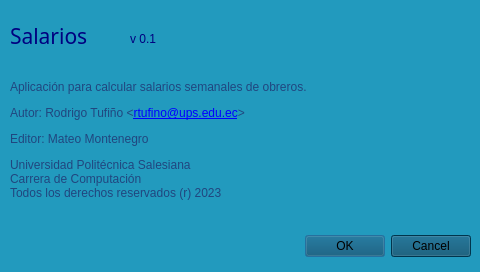
<?xml version="1.0" encoding="UTF-8"?>
<ui version="4.0">
 <class>Acerca</class>
 <widget class="QDialog" name="Acerca">
  <property name="geometry">
   <rect>
    <x>0</x>
    <y>0</y>
    <width>480</width>
    <height>272</height>
   </rect>
  </property>
  <property name="windowTitle">
   <string>Dialog</string>
  </property>
  <property name="styleSheet">
   <string notr="true">background-color: rgb(34, 154, 190);</string>
  </property>
  <widget class="QDialogButtonBox" name="buttonBox">
   <property name="geometry">
    <rect>
     <x>10</x>
     <y>230</y>
     <width>461</width>
     <height>32</height>
    </rect>
   </property>
   <property name="styleSheet">
    <string notr="true">background-color: rgb(0, 74, 108);</string>
   </property>
   <property name="orientation">
    <enum>Qt::Horizontal</enum>
   </property>
   <property name="standardButtons">
    <set>QDialogButtonBox::Cancel|QDialogButtonBox::Ok</set>
   </property>
  </widget>
  <widget class="QLabel" name="label">
   <property name="geometry">
    <rect>
     <x>10</x>
     <y>10</y>
     <width>131</width>
     <height>51</height>
    </rect>
   </property>
   <property name="font">
    <font>
     <family>Arial Black</family>
     <pointsize>16</pointsize>
    </font>
   </property>
   <property name="styleSheet">
    <string notr="true">color: rgb(0, 0, 127);</string>
   </property>
   <property name="text">
    <string>Salarios</string>
   </property>
  </widget>
  <widget class="QLabel" name="label_4">
   <property name="geometry">
    <rect>
     <x>10</x>
     <y>70</y>
     <width>461</width>
     <height>141</height>
    </rect>
   </property>
   <property name="styleSheet">
    <string notr="true">background-color: rgb(34, 154, 190);
color: rgb(32, 70, 127);</string>
   </property>
   <property name="text">
    <string>&lt;html&gt;&lt;head/&gt;&lt;body&gt;&lt;p&gt;Aplicación para calcular salarios semanales de obreros.&lt;/p&gt;&lt;p&gt;Autor: Rodrigo Tufiño &amp;lt;&lt;a href=&quot;mailto:rtufino@ups.edu.ec&quot;&gt;&lt;span style=&quot; text-decoration: underline; color:#0000ff;&quot;&gt;rtufino@ups.edu.ec&lt;/span&gt;&lt;/a&gt;&amp;gt;&lt;/p&gt;&lt;p&gt;Editor: Mateo Montenegro&lt;/p&gt;&lt;p&gt;Universidad Politécnica Salesiana&lt;br/&gt;Carrera de Computación&lt;br/&gt;Todos los derechos reservados (r) 2023&lt;/p&gt;&lt;/body&gt;&lt;/html&gt;</string>
   </property>
   <property name="textFormat">
    <enum>Qt::RichText</enum>
   </property>
  </widget>
  <widget class="QLabel" name="outVersion">
   <property name="geometry">
    <rect>
     <x>130</x>
     <y>30</y>
     <width>67</width>
     <height>17</height>
    </rect>
   </property>
   <property name="styleSheet">
    <string notr="true">color: rgb(0, 0, 127);</string>
   </property>
   <property name="text">
    <string>v 0.1</string>
   </property>
  </widget>
 </widget>
 <resources/>
 <connections>
  <connection>
   <sender>buttonBox</sender>
   <signal>accepted()</signal>
   <receiver>Acerca</receiver>
   <slot>accept()</slot>
   <hints>
    <hint type="sourcelabel">
     <x>248</x>
     <y>254</y>
    </hint>
    <hint type="destinationlabel">
     <x>157</x>
     <y>274</y>
    </hint>
   </hints>
  </connection>
  <connection>
   <sender>buttonBox</sender>
   <signal>rejected()</signal>
   <receiver>Acerca</receiver>
   <slot>reject()</slot>
   <hints>
    <hint type="sourcelabel">
     <x>316</x>
     <y>260</y>
    </hint>
    <hint type="destinationlabel">
     <x>286</x>
     <y>274</y>
    </hint>
   </hints>
  </connection>
 </connections>
</ui>
